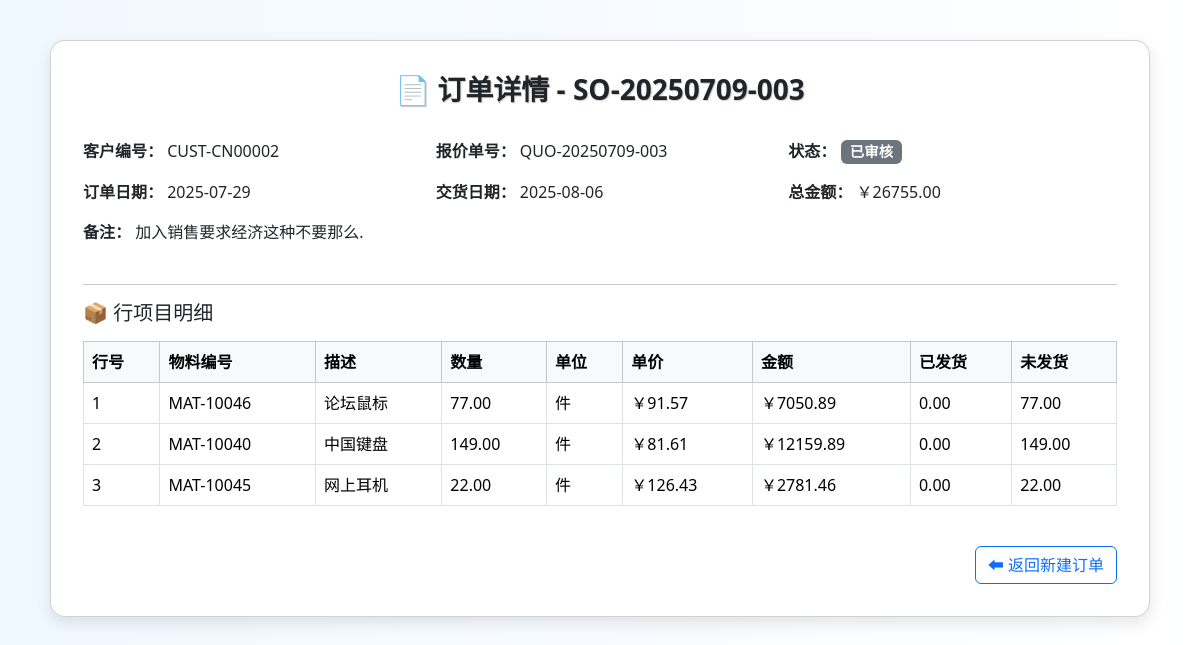
The app's page /order/order-detail/SO-20250709-003 with its own data.
### order/models.py (models this page shows)
class SalesOrder(db.Model):
    __tablename__ = 'SalesOrder'
    sales_order_id = db.Column(db.String(255), primary_key=True)
    customer_id = db.Column(db.String(255), nullable=False)
    quotation_id = db.Column(db.String(255))
    order_date = db.Column(db.DateTime, nullable=False)
    required_delivery_date = db.Column(db.Date, nullable=False)
    status = db.Column(db.String(255))
    total_amount = db.Column(db.Numeric, nullable=False)
    credit_check_result = db.Column(db.String(255))
    remarks = db.Column(db.String(255))
    items = db.relationship('OrderItem', backref='order', lazy=True, cascade="all, delete-orphan")

class OrderItem(db.Model):
    __tablename__ = 'OrderItem'
    sales_order_id = db.Column(db.String(255), db.ForeignKey('SalesOrder.sales_order_id'), primary_key=True)
    item_no = db.Column(db.Integer, primary_key=True)
    material_id = db.Column(db.String(255), db.ForeignKey('Material.material_id'), nullable=False)
    material = db.relationship('Material',backref="order_items")  # ✅ 告诉 SQLAlchemy 如何关联 Material 表
    order_quantity = db.Column(db.Numeric, nullable=False)
    sales_unit_price = db.Column(db.Numeric, nullable=False)
    shipped_quantity = db.Column(db.Numeric)
    unshipped_quantity = db.Column(db.Numeric)
    item_amount = db.Column(db.Numeric)
    unit = db.Column(db.String(255))

class Material(db.Model):
    __tablename__ = 'Material'
    material_id = db.Column(db.String(255), primary_key=True, comment='物料编号')
    description = db.Column(db.String(255), nullable=False, comment='物料描述')
    base_unit = db.Column(db.String(255), nullable=False, comment='基本计量单位')
    storage_location = db.Column(db.String(255), nullable=False, comment='存储位置')
    physical_stock  = db.Column(db.Numeric(18, 4), nullable=False, server_default=text('0'), comment='账面总库存')
    available_stock = db.Column(db.Numeric(18, 4), nullable=False, server_default=text('0'), comment='可用库存数量')
    allocated_stock = db.Column(db.Numeric(18, 4), nullable=False, server_default=text('0'), comment='已分配库存')
    pending_outbound= db.Column(db.Numeric(18, 4), nullable=False, server_default=text('0'), comment='待出库量')

### order/views.py (the view)
@order_bp.route('/order-detail/<sales_order_id>')
def order_detail(sales_order_id):
    order = SalesOrder.query.options(
        joinedload(SalesOrder.items).joinedload(OrderItem.material)
    ).filter_by(sales_order_id=sales_order_id).first()
    if not order:
        flash('订单不存在', 'danger')
        return redirect(url_for('order.create_order'))
    return render_template('order/order_detail.html', order=order)

### templates/order/order_detail.html (shortened to what this page needs)
<!DOCTYPE html>
<html lang="zh">
<head>
  <link href="https://cdn.jsdelivr.net/npm/bootstrap@5.3.3/dist/css/bootstrap.min.css" rel="stylesheet">
</head>
<body>
  <div class="container">
    <div class="card">
      <h3>📄 订单详情 - {{ order.sales_order_id }}</h3>
      <div class="row mb-3">
        <div class="col-md-4"><strong>客户编号：</strong> {{ order.customer_id }}</div>
        <div class="col-md-4"><strong>报价单号：</strong> {{ order.quotation_id or '—' }}</div>
        <div class="col-md-4"><strong>状态：</strong>
          <span class="badge bg-{{ 'success' if order.status == '已完成' else 'secondary' }}">
            {{ order.status or '草稿' }}
          </span>
        </div>
      </div>
      <div class="row mb-3">
        <div class="col-md-4"><strong>订单日期：</strong> {{ order.order_date.strftime('%Y-%m-%d') }}</div>
        <div class="col-md-4"><strong>交货日期：</strong> {{ order.required_delivery_date.strftime('%Y-%m-%d') }}</div>
        <div class="col-md-4"><strong>总金额：</strong> ￥{{ "%.2f"|format(order.total_amount or 0) }}</div>
      </div>
      <div class="mb-4"><strong>备注：</strong> {{ order.remarks or '无' }}</div>
      <hr>
      <h5 class="mb-3">📦 行项目明细</h5>
      <table class="table table-bordered table-hover">
        <thead class="table-light">
          <tr>
            <th>行号</th>
            <th>物料编号</th>
            <th>描述</th>
            <th>数量</th>
            <th>单位</th>
            <th>单价</th>
            <th>金额</th>
            <th>已发货</th>
            <th>未发货</th>
          </tr>
        </thead>
        <tbody>
          {% for item in order.items %}
            <tr>
              <td>{{ item.item_no }}</td>
              <td>{{ item.material_id }}</td>
              <td>{{ item.material.description if item.material else '—' }}</td>
              <td>{{ "%.2f"|format(item.order_quantity) }}</td>
              <td>{{ item.unit }}</td>
              <td>￥{{ "%.2f"|format(item.sales_unit_price or 0) }}</td>
              <td>￥{{ "%.2f"|format(item.item_amount or 0) }}</td>
              <td>{{ "%.2f"|format(item.shipped_quantity or 0 )}}</td>
              <td>{{ "%.2f"|format(item.unshipped_quantity or 0 )}}</td>
            </tr>
          {% endfor %}
        </tbody>
      </table>
      <div class="text-end mt-4">
        <a href="{{ url_for('order.create_order') }}" class="btn btn-outline-primary">⬅ 返回新建订单</a>
      </div>
    </div>
  </div>
</body>
</html>

### templates/order/order_detail.html (style rules this page uses)
body { background: linear-gradient(to right, #f0f8ff, #ffffff); font-family: 'Segoe UI', sans-serif; }
.card { max-width: 1100px; margin: 40px auto; border-radius: 15px; box-shadow: 0 6px 16px rgba(0,0,0,0.1); padding: 2rem; background-color: #fff; }
h3 { text-align: center; margin-bottom: 2rem; font-weight: bold; text-shadow: 1px 1px 1px #ccc; }
.table th, .table td { vertical-align: middle; }
.badge { font-size: 0.9rem; }

### records on screen
SalesOrder: sales_order_id "SO-20250709-003", customer_id "CUST-CN00002", quotation "QUO-20250709-003", status "已审核", order_date "2025-07-29", required_delivery_date "2025-08-06", total_amount "26755.00", remarks "加入销售要求经济这种不要那么."
OrderItem: item_no "1", material_id "MAT-10046", material "论坛鼠标", order_quantity "77.00", unit "件", sales_unit_price "91.57", item_amount "7050.89", shipped_quantity "0.00", unshipped_quantity "77.00"
OrderItem: item_no "2", material_id "MAT-10040", material "中国键盘", order_quantity "149.00", unit "件", sales_unit_price "81.61", item_amount "12159.89", shipped_quantity "0.00", unshipped_quantity "149.00"
OrderItem: item_no "3", material_id "MAT-10045", material "网上耳机", order_quantity "22.00", unit "件", sales_unit_price "126.43", item_amount "2781.46", shipped_quantity "0.00", unshipped_quantity "22.00"
